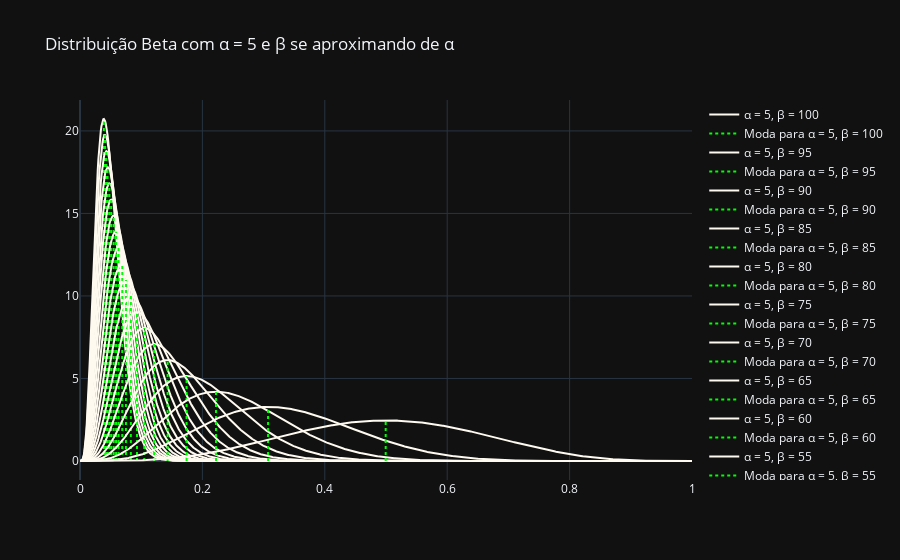

Source (notebook cell):
### Markdown cell above
A distribuição é assimétrica à direita quando β é muito maior que α.

### Code cell
fig_line = go.Figure(layout_title_text='Distribuição Beta com α = 5 e β se aproximando de α')

α = 5
for i in range(20):
    β = 100 - i*5
    dist = beta.pdf(sample, α, β)
    mode = sample[stats.beta.pdf(sample, α, β).argmax()]

    fig_line.add_trace(
        go.Scatter(x=sample, 
                   y=dist,
                   mode = 'lines',
                   line = dict(shape = 'linear', color = 'floralwhite', dash = 'solid'),
                   name='α = 5, β = {}'.format(β)
                   ))
    
    fig_line.add_trace(
    go.Scatter(x=[mode, mode], 
               y=[0, beta.pdf(mode, α, β)],
               mode = 'lines',
               line = dict(shape = 'linear', color = 'lime', dash = 'dot'),
               name='Moda para α = 5, β = {}'.format(β)
               ))

fig_line.show()

### Figure 1 — Plotly figure (JSON) as saved in the notebook; plotly's stock layout.template omitted (floating-point values rounded to 4 significant figures; data arrays with more than 128 entries replaced by an {"elided": "..."} marker saying what was removed)
{"data": [{"line": {"color": "floralwhite", "dash": "solid", "shape": "linear"}, "mode": "lines", "name": "α = 5, β = 100", "type": "scatter", "x": {"elided": "1000 float values"}, "y": {"elided": "1000 float values"}}, {"line": {"color": "lime", "dash": "dot", "shape": "linear"}, "mode": "lines", "name": "Moda para α = 5, β = 100", "type": "scatter", "x": [0.03904, 0.03904], "y": [0, 20.72]}, {"line": {"color": "floralwhite", "dash": "solid", "shape": "linear"}, "mode": "lines", "name": "α = 5, β = 95", "type": "scatter", "x": {"elided": "1000 float values"}, "y": {"elided": "1000 float values"}}, {"line": {"color": "lime", "dash": "dot", "shape": "linear"}, "mode": "lines", "name": "Moda para α = 5, β = 95", "type": "scatter", "x": [0.04104, 0.04104], "y": [0, 19.75]}, {"line": {"color": "floralwhite", "dash": "solid", "shape": "linear"}, "mode": "lines", "name": "α = 5, β = 90", "type": "scatter", "x": {"elided": "1000 float values"}, "y": {"elided": "1000 float values"}}, {"line": {"color": "lime", "dash": "dot", "shape": "linear"}, "mode": "lines", "name": "Moda para α = 5, β = 90", "type": "scatter", "x": [0.04304, 0.04304], "y": [0, 18.77]}, {"line": {"color": "floralwhite", "dash": "solid", "shape": "linear"}, "mode": "lines", "name": "α = 5, β = 85", "type": "scatter", "x": {"elided": "1000 float values"}, "y": {"elided": "1000 float values"}}, {"line": {"color": "lime", "dash": "dot", "shape": "linear"}, "mode": "lines", "name": "Moda para α = 5, β = 85", "type": "scatter", "x": [0.04505, 0.04505], "y": [0, 17.79]}, {"line": {"color": "floralwhite", "dash": "solid", "shape": "linear"}, "mode": "lines", "name": "α = 5, β = 80", "type": "scatter", "x": {"elided": "1000 float values"}, "y": {"elided": "1000 float values"}}, {"line": {"color": "lime", "dash": "dot", "shape": "linear"}, "mode": "lines", "name": "Moda para α = 5, β = 80", "type": "scatter", "x": [0.04805, 0.04805], "y": [0, 16.82]}, {"line": {"color": "floralwhite", "dash": "solid", "shape": "linear"}, "mode": "lines", "name": "α = 5, β = 75", "type": "scatter", "x": {"elided": "1000 float values"}, "y": {"elided": "1000 float values"}}, {"line": {"color": "lime", "dash": "dot", "shape": "linear"}, "mode": "lines", "name": "Moda para α = 5, β = 75", "type": "scatter", "x": [0.05105, 0.05105], "y": [0, 15.84]}, {"line": {"color": "floralwhite", "dash": "solid", "shape": "linear"}, "mode": "lines", "name": "α = 5, β = 70", "type": "scatter", "x": {"elided": "1000 float values"}, "y": {"elided": "1000 float values"}}, {"line": {"color": "lime", "dash": "dot", "shape": "linear"}, "mode": "lines", "name": "Moda para α = 5, β = 70", "type": "scatter", "x": [0.05506, 0.05506], "y": [0, 14.87]}, {"line": {"color": "floralwhite", "dash": "solid", "shape": "linear"}, "mode": "lines", "name": "α = 5, β = 65", "type": "scatter", "x": {"elided": "1000 float values"}, "y": {"elided": "1000 float values"}}, {"line": {"color": "lime", "dash": "dot", "shape": "linear"}, "mode": "lines", "name": "Moda para α = 5, β = 65", "type": "scatter", "x": [0.05906, 0.05906], "y": [0, 13.89]}, {"line": {"color": "floralwhite", "dash": "solid", "shape": "linear"}, "mode": "lines", "name": "α = 5, β = 60", "type": "scatter", "x": {"elided": "1000 float values"}, "y": {"elided": "1000 float values"}}, {"line": {"color": "lime", "dash": "dot", "shape": "linear"}, "mode": "lines", "name": "Moda para α = 5, β = 60", "type": "scatter", "x": [0.06306, 0.06306], "y": [0, 12.92]}, {"line": {"color": "floralwhite", "dash": "solid", "shape": "linear"}, "mode": "lines", "name": "α = 5, β = 55", "type": "scatter", "x": {"elided": "1000 float values"}, "y": {"elided": "1000 float values"}}, {"line": {"color": "lime", "dash": "dot", "shape": "linear"}, "mode": "lines", "name": "Moda para α = 5, β = 55", "type": "scatter", "x": [0.06907, 0.06907], "y": [0, 11.94]}, {"line": {"color": "floralwhite", "dash": "solid", "shape": "linear"}, "mode": "lines", "name": "α = 5, β = 50", "type": "scatter", "x": {"elided": "1000 float values"}, "y": {"elided": "1000 float values"}}, {"line": {"color": "lime", "dash": "dot", "shape": "linear"}, "mode": "lines", "name": "Moda para α = 5, β = 50", "type": "scatter", "x": [0.07508, 0.07508], "y": [0, 10.97]}, {"line": {"color": "floralwhite", "dash": "solid", "shape": "linear"}, "mode": "lines", "name": "α = 5, β = 45", "type": "scatter", "x": {"elided": "1000 float values"}, "y": {"elided": "1000 float values"}}, {"line": {"color": "lime", "dash": "dot", "shape": "linear"}, "mode": "lines", "name": "Moda para α = 5, β = 45", "type": "scatter", "x": [0.08308, 0.08308], "y": [0, 9.997]}, {"line": {"color": "floralwhite", "dash": "solid", "shape": "linear"}, "mode": "lines", "name": "α = 5, β = 40", "type": "scatter", "x": {"elided": "1000 float values"}, "y": {"elided": "1000 float values"}}, {"line": {"color": "lime", "dash": "dot", "shape": "linear"}, "mode": "lines", "name": "Moda para α = 5, β = 40", "type": "scatter", "x": [0.09309, 0.09309], "y": [0, 9.024]}, {"line": {"color": "floralwhite", "dash": "solid", "shape": "linear"}, "mode": "lines", "name": "α = 5, β = 35", "type": "scatter", "x": {"elided": "1000 float values"}, "y": {"elided": "1000 float values"}}, {"line": {"color": "lime", "dash": "dot", "shape": "linear"}, "mode": "lines", "name": "Moda para α = 5, β = 35", "type": "scatter", "x": [0.1051, 0.1051], "y": [0, 8.053]}, {"line": {"color": "floralwhite", "dash": "solid", "shape": "linear"}, "mode": "lines", "name": "α = 5, β = 30", "type": "scatter", "x": {"elided": "1000 float values"}, "y": {"elided": "1000 float values"}}, {"line": {"color": "lime", "dash": "dot", "shape": "linear"}, "mode": "lines", "name": "Moda para α = 5, β = 30", "type": "scatter", "x": [0.1211, 0.1211], "y": [0, 7.083]}, {"line": {"color": "floralwhite", "dash": "solid", "shape": "linear"}, "mode": "lines", "name": "α = 5, β = 25", "type": "scatter", "x": {"elided": "1000 float values"}, "y": {"elided": "1000 float values"}}, {"line": {"color": "lime", "dash": "dot", "shape": "linear"}, "mode": "lines", "name": "Moda para α = 5, β = 25", "type": "scatter", "x": [0.1431, 0.1431], "y": [0, 6.116]}, {"line": {"color": "floralwhite", "dash": "solid", "shape": "linear"}, "mode": "lines", "name": "α = 5, β = 20", "type": "scatter", "x": {"elided": "1000 float values"}, "y": {"elided": "1000 float values"}}, {"line": {"color": "lime", "dash": "dot", "shape": "linear"}, "mode": "lines", "name": "Moda para α = 5, β = 20", "type": "scatter", "x": [0.1742, 0.1742], "y": [0, 5.155]}, {"line": {"color": "floralwhite", "dash": "solid", "shape": "linear"}, "mode": "lines", "name": "α = 5, β = 15", "type": "scatter", "x": {"elided": "1000 float values"}, "y": {"elided": "1000 float values"}}, {"line": {"color": "lime", "dash": "dot", "shape": "linear"}, "mode": "lines", "name": "Moda para α = 5, β = 15", "type": "scatter", "x": [0.2222, 0.2222], "y": [0, 4.203]}, {"line": {"color": "floralwhite", "dash": "solid", "shape": "linear"}, "mode": "lines", "name": "α = 5, β = 10", "type": "scatter", "x": {"elided": "1000 float values"}, "y": {"elided": "1000 float values"}}, {"line": {"color": "lime", "dash": "dot", "shape": "linear"}, "mode": "lines", "name": "Moda para α = 5, β = 10", "type": "scatter", "x": [0.3073, 0.3073], "y": [0, 3.278]}, {"line": {"color": "floralwhite", "dash": "solid", "shape": "linear"}, "mode": "lines", "name": "α = 5, β = 5", "type": "scatter", "x": {"elided": "1000 float values"}, "y": {"elided": "1000 float values"}}, {"line": {"color": "lime", "dash": "dot", "shape": "linear"}, "mode": "lines", "name": "Moda para α = 5, β = 5", "type": "scatter", "x": [0.4995, 0.4995], "y": [0, 2.461]}], "layout": {"title": {"text": "Distribuição Beta com α = 5 e β se aproximando de α"}}}
